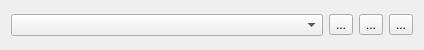
<?xml version="1.0" encoding="UTF-8"?>
<ui version="4.0">
 <class>tile_map_picker</class>
 <widget class="QWidget" name="tile_map_picker">
  <property name="geometry">
   <rect>
    <x>0</x>
    <y>0</y>
    <width>424</width>
    <height>50</height>
   </rect>
  </property>
  <property name="sizePolicy">
   <sizepolicy hsizetype="Expanding" vsizetype="Fixed">
    <horstretch>0</horstretch>
    <verstretch>0</verstretch>
   </sizepolicy>
  </property>
  <property name="windowTitle">
   <string>Form</string>
  </property>
  <layout class="QHBoxLayout" name="horizontalLayout">
   <item>
    <widget class="QComboBox" name="tile_map_name_combo">
     <property name="enabled">
      <bool>true</bool>
     </property>
     <property name="sizePolicy">
      <sizepolicy hsizetype="Preferred" vsizetype="Fixed">
       <horstretch>0</horstretch>
       <verstretch>0</verstretch>
      </sizepolicy>
     </property>
    </widget>
   </item>
   <item>
    <widget class="QToolButton" name="add_tile_map_btn">
     <property name="enabled">
      <bool>true</bool>
     </property>
     <property name="sizePolicy">
      <sizepolicy hsizetype="Fixed" vsizetype="Fixed">
       <horstretch>0</horstretch>
       <verstretch>0</verstretch>
      </sizepolicy>
     </property>
     <property name="text">
      <string>...</string>
     </property>
     <property name="icon">
      <iconset resource="../resources.qrc">
       <normaloff>:/icons/add.png</normaloff>:/icons/add.png</iconset>
     </property>
    </widget>
   </item>
   <item>
    <widget class="QToolButton" name="remove_tile_map_btn">
     <property name="enabled">
      <bool>true</bool>
     </property>
     <property name="sizePolicy">
      <sizepolicy hsizetype="Fixed" vsizetype="Fixed">
       <horstretch>0</horstretch>
       <verstretch>0</verstretch>
      </sizepolicy>
     </property>
     <property name="text">
      <string>...</string>
     </property>
     <property name="icon">
      <iconset resource="../resources.qrc">
       <normaloff>:/icons/remove.png</normaloff>:/icons/remove.png</iconset>
     </property>
    </widget>
   </item>
   <item>
    <widget class="QToolButton" name="rename_tile_map_btn">
     <property name="enabled">
      <bool>true</bool>
     </property>
     <property name="sizePolicy">
      <sizepolicy hsizetype="Fixed" vsizetype="Fixed">
       <horstretch>0</horstretch>
       <verstretch>0</verstretch>
      </sizepolicy>
     </property>
     <property name="text">
      <string>...</string>
     </property>
     <property name="icon">
      <iconset resource="../resources.qrc">
       <normaloff>:/icons/rename.png</normaloff>:/icons/rename.png</iconset>
     </property>
    </widget>
   </item>
  </layout>
 </widget>
 <resources>
  <include location="../resources.qrc"/>
 </resources>
 <connections/>
</ui>
